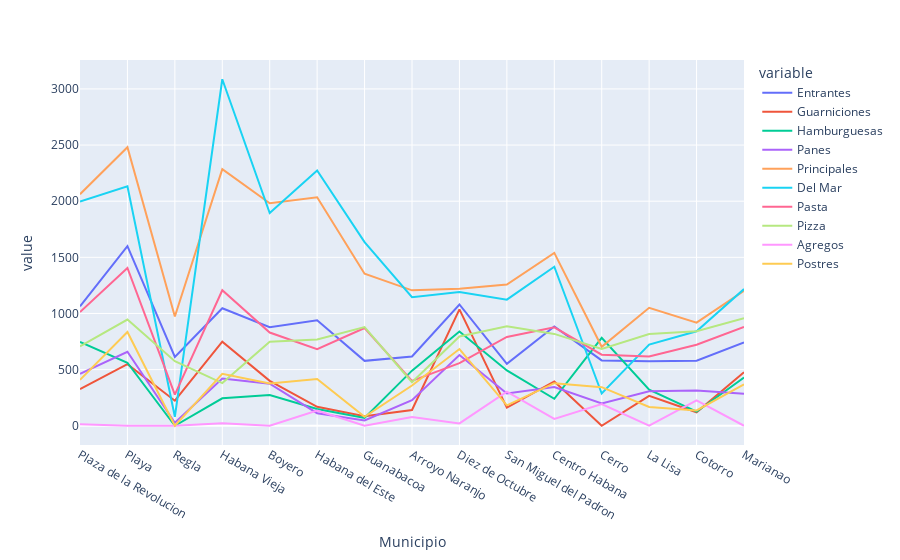

Source (notebook cell):
### Markdown cell above
-"La sociedad no lo pagará" Esas palabras no han dejado de sonar en mi mente desde que las lei. Se que esconden algo, ¿pero qué?
-Será que se siente marginado?. Seguramente fue rechazado por la sociedad y ahora busca venganza. Posiblemente de las personas poderosas y adineradas señor-planteó Cambolo-
-Buena idea amigo mío, deberiamos tener en cuenta donde puede haber mas flujo de personas con capacidades. Aunque pueda no ser exacto, si analizamos los precios de los locales podríamos detectar aquellos más caros y por ende asumir que las personas q lo frecuentan son "adineradas"

Y manos a la obra nuevamente nuestros protagonistas con una nueva tarea, refresentar que municipios presentaban un promedio de precios mas elevado

### Code cell
mylib.Average_cost(super).show()

### Figure 1 — Plotly figure (JSON) as saved in the notebook; plotly's stock layout.template omitted (floating-point values rounded to 4 significant figures)
{"data": [{"hovertemplate": "variable=Entrantes<br>Municipio=%{x}<br>value=%{y}<extra></extra>", "legendgroup": "Entrantes", "line": {"color": "#636efa", "dash": "solid"}, "marker": {"symbol": "circle"}, "mode": "lines", "name": "Entrantes", "orientation": "v", "showlegend": true, "type": "scatter", "x": ["Plaza de la Revolucion", "Playa", "Regla", "Habana Vieja", "Boyero", "Habana del Este", "Guanabacoa", "Arroyo Naranjo", "Diez de Octubre", "San Miguel del Padron", "Centro Habana", "Cerro", "La Lisa", "Cotorro", "Marianao"], "xaxis": "x", "y": [1064.0, 1600.0, 613.0, 1046.0, 878.0, 940.0, 578.0, 617.0, 1080.0, 551.0, 884.0, 582.0, 574.0, 579.0, 741.0], "yaxis": "y"}, {"hovertemplate": "variable=Guarniciones<br>Municipio=%{x}<br>value=%{y}<extra></extra>", "legendgroup": "Guarniciones", "line": {"color": "#EF553B", "dash": "solid"}, "marker": {"symbol": "circle"}, "mode": "lines", "name": "Guarniciones", "orientation": "v", "showlegend": true, "type": "scatter", "x": ["Plaza de la Revolucion", "Playa", "Regla", "Habana Vieja", "Boyero", "Habana del Este", "Guanabacoa", "Arroyo Naranjo", "Diez de Octubre", "San Miguel del Padron", "Centro Habana", "Cerro", "La Lisa", "Cotorro", "Marianao"], "xaxis": "x", "y": [327.0, 548.0, 223.0, 749.0, 400.0, 169.0, 84.0, 140.0, 1037.0, 162.0, 395.0, 0.0, 266.0, 120.0, 477.0], "yaxis": "y"}, {"hovertemplate": "variable=Hamburguesas<br>Municipio=%{x}<br>value=%{y}<extra></extra>", "legendgroup": "Hamburguesas", "line": {"color": "#00cc96", "dash": "solid"}, "marker": {"symbol": "circle"}, "mode": "lines", "name": "Hamburguesas", "orientation": "v", "showlegend": true, "type": "scatter", "x": ["Plaza de la Revolucion", "Playa", "Regla", "Habana Vieja", "Boyero", "Habana del Este", "Guanabacoa", "Arroyo Naranjo", "Diez de Octubre", "San Miguel del Padron", "Centro Habana", "Cerro", "La Lisa", "Cotorro", "Marianao"], "xaxis": "x", "y": [747.0, 561.0, 0.0, 244.0, 274.0, 150.0, 70.0, 491.0, 840.0, 493.0, 240.0, 783.0, 321.0, 125.0, 430.0], "yaxis": "y"}, {"hovertemplate": "variable=Panes<br>Municipio=%{x}<br>value=%{y}<extra></extra>", "legendgroup": "Panes", "line": {"color": "#ab63fa", "dash": "solid"}, "marker": {"symbol": "circle"}, "mode": "lines", "name": "Panes", "orientation": "v", "showlegend": true, "type": "scatter", "x": ["Plaza de la Revolucion", "Playa", "Regla", "Habana Vieja", "Boyero", "Habana del Este", "Guanabacoa", "Arroyo Naranjo", "Diez de Octubre", "San Miguel del Padron", "Centro Habana", "Cerro", "La Lisa", "Cotorro", "Marianao"], "xaxis": "x", "y": [463.0, 659.0, 26.0, 421.0, 374.0, 112.0, 47.0, 228.0, 630.0, 287.0, 344.0, 198.0, 307.0, 314.0, 284.0], "yaxis": "y"}, {"hovertemplate": "variable=Principales<br>Municipio=%{x}<br>value=%{y}<extra></extra>", "legendgroup": "Principales", "line": {"color": "#FFA15A", "dash": "solid"}, "marker": {"symbol": "circle"}, "mode": "lines", "name": "Principales", "orientation": "v", "showlegend": true, "type": "scatter", "x": ["Plaza de la Revolucion", "Playa", "Regla", "Habana Vieja", "Boyero", "Habana del Este", "Guanabacoa", "Arroyo Naranjo", "Diez de Octubre", "San Miguel del Padron", "Centro Habana", "Cerro", "La Lisa", "Cotorro", "Marianao"], "xaxis": "x", "y": [2062.0, 2481.0, 973.0, 2285.0, 1981.0, 2035.0, 1354.0, 1206.0, 1220.0, 1258.0, 1540.0, 703.0, 1050.0, 918.0, 1201.0], "yaxis": "y"}, {"hovertemplate": "variable=Del Mar<br>Municipio=%{x}<br>value=%{y}<extra></extra>", "legendgroup": "Del Mar", "line": {"color": "#19d3f3", "dash": "solid"}, "marker": {"symbol": "circle"}, "mode": "lines", "name": "Del Mar", "orientation": "v", "showlegend": true, "type": "scatter", "x": ["Plaza de la Revolucion", "Playa", "Regla", "Habana Vieja", "Boyero", "Habana del Este", "Guanabacoa", "Arroyo Naranjo", "Diez de Octubre", "San Miguel del Padron", "Centro Habana", "Cerro", "La Lisa", "Cotorro", "Marianao"], "xaxis": "x", "y": [1997.0, 2132.0, 80.0, 3086.0, 1894.0, 2273.0, 1635.0, 1145.0, 1191.0, 1123.0, 1416.0, 287.0, 723.0, 841.0, 1217.0], "yaxis": "y"}, {"hovertemplate": "variable=Pasta<br>Municipio=%{x}<br>value=%{y}<extra></extra>", "legendgroup": "Pasta", "line": {"color": "#FF6692", "dash": "solid"}, "marker": {"symbol": "circle"}, "mode": "lines", "name": "Pasta", "orientation": "v", "showlegend": true, "type": "scatter", "x": ["Plaza de la Revolucion", "Playa", "Regla", "Habana Vieja", "Boyero", "Habana del Este", "Guanabacoa", "Arroyo Naranjo", "Diez de Octubre", "San Miguel del Padron", "Centro Habana", "Cerro", "La Lisa", "Cotorro", "Marianao"], "xaxis": "x", "y": [1012.0, 1405.0, 277.0, 1207.0, 830.0, 682.0, 870.0, 400.0, 558.0, 791.0, 877.0, 633.0, 617.0, 722.0, 880.0], "yaxis": "y"}, {"hovertemplate": "variable=Pizza<br>Municipio=%{x}<br>value=%{y}<extra></extra>", "legendgroup": "Pizza", "line": {"color": "#B6E880", "dash": "solid"}, "marker": {"symbol": "circle"}, "mode": "lines", "name": "Pizza", "orientation": "v", "showlegend": true, "type": "scatter", "x": ["Plaza de la Revolucion", "Playa", "Regla", "Habana Vieja", "Boyero", "Habana del Este", "Guanabacoa", "Arroyo Naranjo", "Diez de Octubre", "San Miguel del Padron", "Centro Habana", "Cerro", "La Lisa", "Cotorro", "Marianao"], "xaxis": "x", "y": [707.0, 946.0, 575.0, 380.0, 748.0, 769.0, 879.0, 388.0, 795.0, 886.0, 818.0, 683.0, 817.0, 842.0, 957.0], "yaxis": "y"}, {"hovertemplate": "variable=Agregos<br>Municipio=%{x}<br>value=%{y}<extra></extra>", "legendgroup": "Agregos", "line": {"color": "#FF97FF", "dash": "solid"}, "marker": {"symbol": "circle"}, "mode": "lines", "name": "Agregos", "orientation": "v", "showlegend": true, "type": "scatter", "x": ["Plaza de la Revolucion", "Playa", "Regla", "Habana Vieja", "Boyero", "Habana del Este", "Guanabacoa", "Arroyo Naranjo", "Diez de Octubre", "San Miguel del Padron", "Centro Habana", "Cerro", "La Lisa", "Cotorro", "Marianao"], "xaxis": "x", "y": [13.0, 0.0, 0.0, 23.0, 0.0, 136.0, 0.0, 77.0, 21.0, 303.0, 61.0, 193.0, 0.0, 226.0, 0.0], "yaxis": "y"}, {"hovertemplate": "variable=Postres<br>Municipio=%{x}<br>value=%{y}<extra></extra>", "legendgroup": "Postres", "line": {"color": "#FECB52", "dash": "solid"}, "marker": {"symbol": "circle"}, "mode": "lines", "name": "Postres", "orientation": "v", "showlegend": true, "type": "scatter", "x": ["Plaza de la Revolucion", "Playa", "Regla", "Habana Vieja", "Boyero", "Habana del Este", "Guanabacoa", "Arroyo Naranjo", "Diez de Octubre", "San Miguel del Padron", "Centro Habana", "Cerro", "La Lisa", "Cotorro", "Marianao"], "xaxis": "x", "y": [409.0, 835.0, 0.0, 463.0, 377.0, 416.0, 79.0, 358.0, 683.0, 182.0, 379.0, 344.0, 167.0, 136.0, 369.0], "yaxis": "y"}], "layout": {"legend": {"title": {"text": "variable"}, "tracegroupgap": 0}, "margin": {"t": 60}, "xaxis": {"anchor": "y", "domain": [0, 1], "title": {"text": "Municipio"}}, "yaxis": {"anchor": "x", "domain": [0, 1], "title": {"text": "value"}}}}
